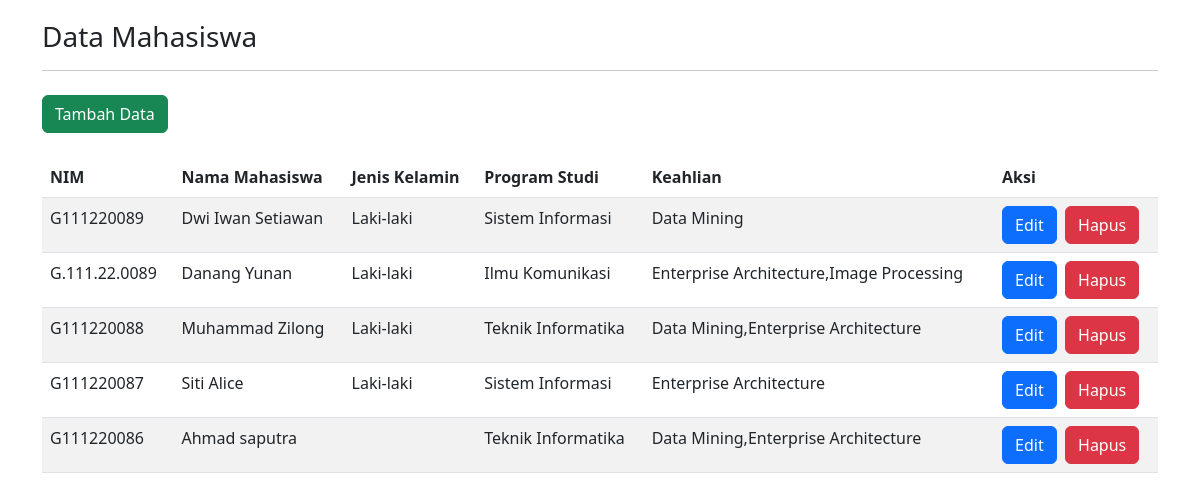
The page / on the database its author committed.
### tables this page shows
CREATE TABLE `mahasiswa` (
  `id` int(10) NOT NULL,
  `nim` varchar(50) NOT NULL,
  `nama_mahasiswa` varchar(50) NOT NULL,
  `jenis_kelamin` enum('Laki-laki','Perempuan') NOT NULL,
  `program_studi` varchar(50) NOT NULL,
  `keahlian` varchar(100) NOT NULL
);

### index.php (the view, shortened to what this page needs)
<?php
include("koneksi.php");
?>
<!doctype html>
<html lang="en">
<head>
    <link href="https://cdn.jsdelivr.net/npm/bootstrap@5.3.0-alpha3/dist/css/bootstrap.min.css" rel="stylesheet">
</head>
<body>
    <div class="container">
        <div class="col-md-12">
            <h3 style="margin:20px 0px 5px 0px">Data Mahasiswa</h3>
            <hr>
            <a href="tambah_form.php" class="btn btn-success mt-2">Tambah Data</a>
            <table class="table table-striped mt-4">
                <thead>
                    <tr class="info">
                        <th>NIM</th>
                        <th>Nama Mahasiswa</th>
                        <th>Jenis Kelamin</th>
                        <th>Program Studi</th>
                        <th>Keahlian</th>
                        <th>Aksi</th>
                    </tr>
                </thead>
                <?php
                $sql = "select * from mahasiswa";
                $query = mysqli_query($koneksi, $sql);
                while ($mhs = mysqli_fetch_array($query)) {
                    echo "<tr>";
                    echo "<td>" . $mhs['nim'] . "</td>";
                    echo "<td>" . $mhs['nama_mahasiswa'] . "</td>";
                    echo "<td>" . $mhs['jenis_kelamin'] . "</td>";
                    echo "<td>" . $mhs['program_studi'] . "</td>";
                    echo "<td>" . $mhs['keahlian'] . "</td>";
                    echo "<td>";
                    echo "<a href='edit_form.php?id=" . $mhs['id'] . "' class='btn btn-primary'>Edit</a> &nbsp";
                    echo "<a href='hapus_aksi.php?id=" . $mhs['id'] . "' class='btn btn-danger'onclick='return konfirmasi()'>Hapus</a>";
                    echo "</td>";
                    echo "</tr>";
                }
                ?>
            </table>
        </div>
    </div>
</body>
</html>

### rows shown on the page
mahasiswa: nim "G111220089", nama_mahasiswa "Dwi Iwan Setiawan", jenis_kelamin "Laki-laki", program_studi "Sistem Informasi", keahlian "Data Mining"
mahasiswa: nim "G.111.22.0089", nama_mahasiswa "Danang Yunan", jenis_kelamin "Laki-laki", program_studi "Ilmu Komunikasi", keahlian "Enterprise Architecture,Image Processing"
mahasiswa: nim "G111220088", nama_mahasiswa "Muhammad Zilong", jenis_kelamin "Laki-laki", program_studi "Teknik Informatika", keahlian "Data Mining,Enterprise Architecture"
mahasiswa: nim "G111220087", nama_mahasiswa "Siti Alice", jenis_kelamin "Laki-laki", program_studi "Sistem Informasi", keahlian "Enterprise Architecture"
mahasiswa: nim "G111220086", nama_mahasiswa "Ahmad saputra", program_studi "Teknik Informatika", keahlian "Data Mining,Enterprise Architecture"
